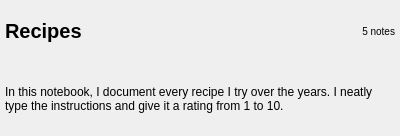
<?xml version="1.0" encoding="UTF-8"?>
<ui version="4.0">
 <class>NoteListAddonsWidget</class>
 <widget class="QWidget" name="NoteListAddonsWidget">
  <property name="geometry">
   <rect>
    <x>0</x>
    <y>0</y>
    <width>400</width>
    <height>136</height>
   </rect>
  </property>
  <property name="sizePolicy">
   <sizepolicy hsizetype="Preferred" vsizetype="Preferred">
    <horstretch>0</horstretch>
    <verstretch>0</verstretch>
   </sizepolicy>
  </property>
  <property name="maximumSize">
   <size>
    <width>16777215</width>
    <height>16777215</height>
   </size>
  </property>
  <property name="windowTitle">
   <string>Form</string>
  </property>
  <property name="styleSheet">
   <string notr="true"/>
  </property>
  <layout class="QVBoxLayout" name="verticalLayout">
   <property name="leftMargin">
    <number>5</number>
   </property>
   <property name="topMargin">
    <number>0</number>
   </property>
   <property name="rightMargin">
    <number>5</number>
   </property>
   <property name="bottomMargin">
    <number>0</number>
   </property>
   <item>
    <layout class="QHBoxLayout" name="horizontalLayout">
     <property name="topMargin">
      <number>0</number>
     </property>
     <item>
      <widget class="QLabel" name="title">
       <property name="font">
        <font>
         <pointsize>15</pointsize>
         <weight>75</weight>
         <bold>true</bold>
        </font>
       </property>
       <property name="text">
        <string>Recipes</string>
       </property>
       <property name="wordWrap">
        <bool>true</bool>
       </property>
      </widget>
     </item>
     <item>
      <widget class="QDialogButtonBox" name="buttonBox">
       <property name="minimumSize">
        <size>
         <width>0</width>
         <height>0</height>
        </size>
       </property>
       <property name="standardButtons">
        <set>QDialogButtonBox::NoButton</set>
       </property>
      </widget>
     </item>
     <item>
      <widget class="QLabel" name="metricsLabel">
       <property name="font">
        <font>
         <pointsize>-1</pointsize>
         <weight>12</weight>
         <bold>false</bold>
        </font>
       </property>
       <property name="styleSheet">
        <string notr="true">text-transform: uppercase;
font-weight: 100;
font-size: 10px;</string>
       </property>
       <property name="text">
        <string>5 notes</string>
       </property>
       <property name="alignment">
        <set>Qt::AlignRight|Qt::AlignTrailing|Qt::AlignVCenter</set>
       </property>
      </widget>
     </item>
    </layout>
   </item>
   <item>
    <widget class="QLabel" name="description">
     <property name="text">
      <string>In this notebook, I document every recipe I try over the years. I neatly type the instructions and give it a rating from 1 to 10.</string>
     </property>
     <property name="wordWrap">
      <bool>true</bool>
     </property>
    </widget>
   </item>
   <item>
    <widget class="QDialogButtonBox" name="buttonBox_bottom">
     <property name="enabled">
      <bool>true</bool>
     </property>
     <property name="standardButtons">
      <set>QDialogButtonBox::NoButton</set>
     </property>
    </widget>
   </item>
  </layout>
 </widget>
 <resources/>
 <connections/>
</ui>
